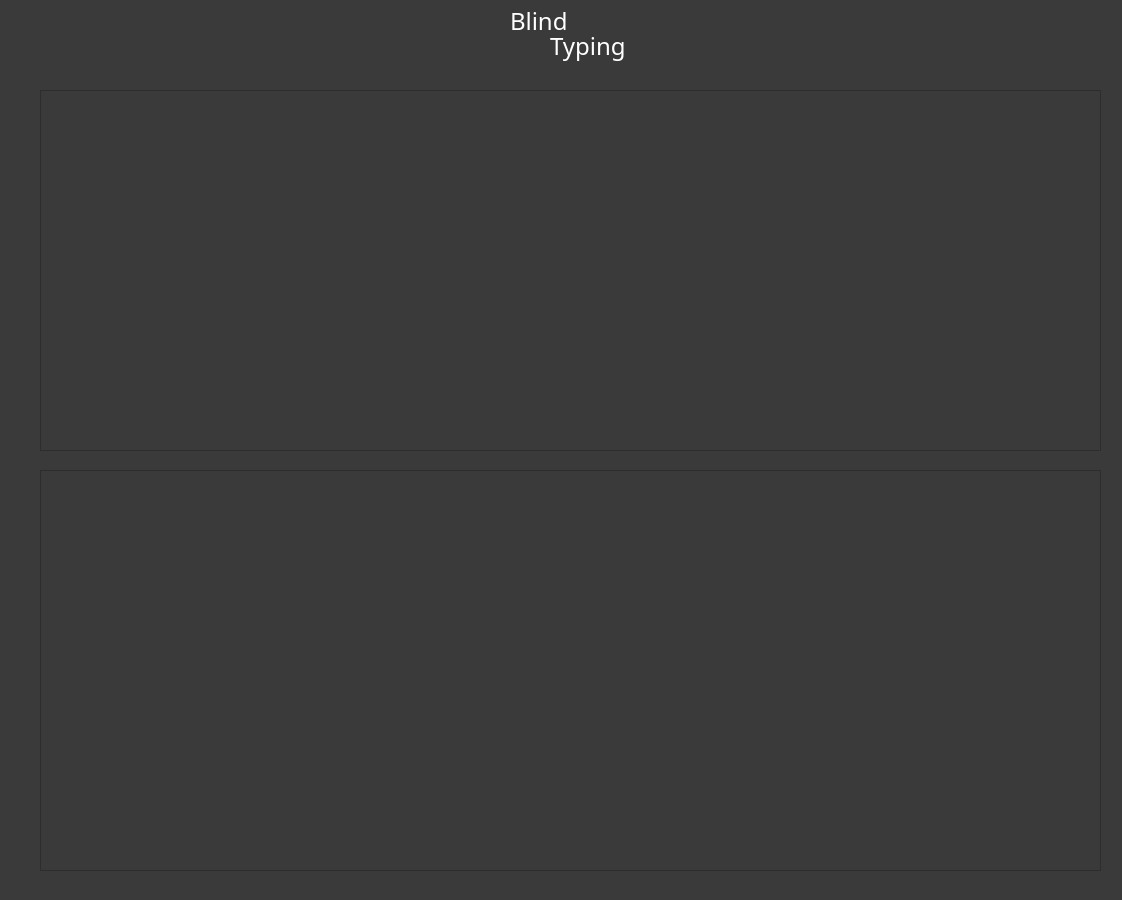
<?xml version="1.0" encoding="UTF-8"?>
<ui version="4.0">
 <class>Dialog</class>
 <widget class="QDialog" name="Dialog">
  <property name="geometry">
   <rect>
    <x>0</x>
    <y>0</y>
    <width>1122</width>
    <height>900</height>
   </rect>
  </property>
  <property name="windowTitle">
   <string>Dialog</string>
  </property>
  <property name="styleSheet">
   <string notr="true">color: rgb(255, 255, 255);
background-color: rgb(58, 58, 58);</string>
  </property>
  <widget class="QLabel" name="label_2">
   <property name="geometry">
    <rect>
     <x>550</x>
     <y>30</y>
     <width>101</width>
     <height>31</height>
    </rect>
   </property>
   <property name="font">
    <font>
     <family>Segoe Script</family>
     <pointsize>18</pointsize>
    </font>
   </property>
   <property name="layoutDirection">
    <enum>Qt::LeftToRight</enum>
   </property>
   <property name="text">
    <string>Typing</string>
   </property>
  </widget>
  <widget class="QLabel" name="label">
   <property name="geometry">
    <rect>
     <x>510</x>
     <y>10</y>
     <width>81</width>
     <height>21</height>
    </rect>
   </property>
   <property name="font">
    <font>
     <family>Segoe Script</family>
     <pointsize>18</pointsize>
    </font>
   </property>
   <property name="text">
    <string>Blind </string>
   </property>
  </widget>
  <widget class="QPlainTextEdit" name="game_text">
   <property name="enabled">
    <bool>false</bool>
   </property>
   <property name="geometry">
    <rect>
     <x>40</x>
     <y>90</y>
     <width>1061</width>
     <height>361</height>
    </rect>
   </property>
   <property name="font">
    <font>
     <pointsize>18</pointsize>
    </font>
   </property>
   <property name="contextMenuPolicy">
    <enum>Qt::NoContextMenu</enum>
   </property>
   <property name="readOnly">
    <bool>true</bool>
   </property>
  </widget>
  <widget class="QPlainTextEdit" name="user_text">
   <property name="geometry">
    <rect>
     <x>40</x>
     <y>470</y>
     <width>1061</width>
     <height>401</height>
    </rect>
   </property>
   <property name="font">
    <font>
     <pointsize>18</pointsize>
    </font>
   </property>
   <property name="focusPolicy">
    <enum>Qt::ClickFocus</enum>
   </property>
  </widget>
 </widget>
 <resources/>
 <connections/>
</ui>
